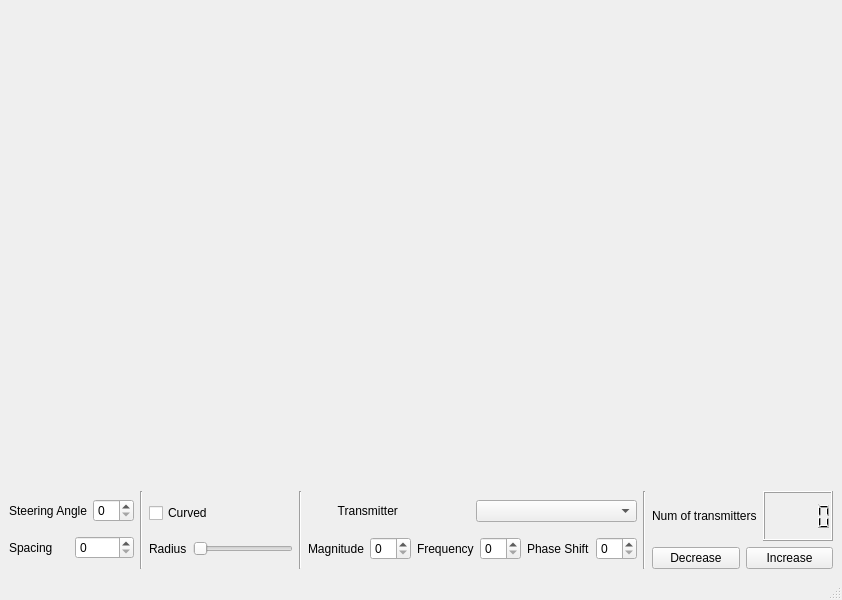
<?xml version="1.0" encoding="UTF-8"?>
<ui version="4.0">
 <class>MainWindow</class>
 <widget class="QMainWindow" name="MainWindow">
  <property name="geometry">
   <rect>
    <x>0</x>
    <y>0</y>
    <width>800</width>
    <height>600</height>
   </rect>
  </property>
  <property name="windowTitle">
   <string>MainWindow</string>
  </property>
  <widget class="QWidget" name="centralwidget">
   <property name="styleSheet">
    <string notr="true">/* General QWidget Style */
QWidget {
    background-color: #2E3440;
    color: #D8DEE9;
    font-family: &quot;Segoe UI&quot;, Arial, sans-serif;
    font-size: 12pt;
}

/* PushButtons */
QPushButton {
    background-color: #4C566A;
    color: #ECEFF4;
    border: 1px solid #81A1C1;
    border-radius: 5px;
    padding: 5px 15px;
}
QPushButton:hover {
    background-color: #81A1C1;
}
QPushButton:pressed {
    background-color: #5E81AC;
}

/* SpinBoxes */
QSpinBox {
    background-color: #3B4252;
    color: #ECEFF4;
    border: 1px solid #81A1C1;
    border-radius: 3px;
    padding: 2px;
}
QSpinBox::up-button {
    subcontrol-origin: border;
    subcontrol-position: top right;
    width: 12px;
    border-left: 1px solid #81A1C1;
}
QSpinBox::down-button {
    subcontrol-origin: border;
    subcontrol-position: bottom right;
    width: 12px;
    border-left: 1px solid #81A1C1;
}

/* Horizontal Sliders */
QSlider::groove:horizontal {
    border: 1px solid #81A1C1;
    height: 5px;
    background: #3B4252;
}
QSlider::handle:horizontal {
    background: #81A1C1;
    border: 1px solid #5E81AC;
    width: 15px;
    margin: -5px 0;
    border-radius: 5px;
}

/* Labels */
QLabel {
    color: #ECEFF4;
    font-size: 12pt;
    font-weight: bold;
}

/* CheckBoxes */
QCheckBox {
    color: #ECEFF4;
}
QCheckBox::indicator {
    width: 15px;
    height: 15px;
}
QCheckBox::indicator:unchecked {
    border: 1px solid #81A1C1;
    background-color: #2E3440;
}
QCheckBox::indicator:checked {
    background-color: #81A1C1;
    border: 1px solid #5E81AC;
}

/* ComboBoxes */
QComboBox {
    background-color: #3B4252;
    color: #ECEFF4;
    border: 1px solid #81A1C1;
    border-radius: 3px;
    padding: 3px;
}
QComboBox QAbstractItemView {
    background-color: #3B4252;
    color: #ECEFF4;
    border: 1px solid #81A1C1;
}

/* LCD Number */
QLCDNumber {
    background-color: #3B4252;
    color: #81A1C1;
    border: 2px solid #81A1C1;
    border-radius: 5px;
}

/* QPolarChart */
QPolarChart {
    background: transparent;
}
QPolarChart &gt; .chart-title {
    color: #ECEFF4;
    font-size: 14pt;
    font-weight: bold;
}
QPolarChart &gt; .axis-title {
    color: #D8DEE9;
}

/* Scrollbars */
QScrollBar:horizontal, QScrollBar:vertical {
    border: none;
    background: #2E3440;
    width: 8px;
    margin: 0px;
}
QScrollBar::handle:horizontal, QScrollBar::handle:vertical {
    background: #4C566A;
    min-width: 20px;
    min-height: 20px;
}
QScrollBar::add-line, QScrollBar::sub-line {
    background: none;
    border: none;
}
</string>
   </property>
   <layout class="QGridLayout" name="gridLayout">
    <item row="0" column="0">
     <layout class="QHBoxLayout" name="horizontalLayout">
      <item>
       <widget class="PolarChartWidget" name="BeamPatternGraph" native="true"/>
      </item>
      <item>
       <widget class="QWidget" name="WavesGraph" native="true"/>
      </item>
     </layout>
    </item>
    <item row="1" column="0">
     <layout class="QHBoxLayout" name="horizontalLayout_2">
      <item>
       <layout class="QVBoxLayout" name="verticalLayout_4">
        <item>
         <layout class="QHBoxLayout" name="horizontalLayout_11">
          <item>
           <widget class="QLabel" name="label_4">
            <property name="maximumSize">
             <size>
              <width>16777215</width>
              <height>100</height>
             </size>
            </property>
            <property name="text">
             <string>Steering Angle</string>
            </property>
           </widget>
          </item>
          <item>
           <widget class="QSpinBox" name="spinBox_7"/>
          </item>
         </layout>
        </item>
        <item>
         <layout class="QHBoxLayout" name="horizontalLayout_12">
          <item>
           <widget class="QLabel" name="label_7">
            <property name="maximumSize">
             <size>
              <width>16777215</width>
              <height>100</height>
             </size>
            </property>
            <property name="text">
             <string>Spacing</string>
            </property>
           </widget>
          </item>
          <item>
           <widget class="QSpinBox" name="spinBox_8"/>
          </item>
         </layout>
        </item>
       </layout>
      </item>
      <item>
       <widget class="Line" name="line">
        <property name="orientation">
         <enum>Qt::Vertical</enum>
        </property>
       </widget>
      </item>
      <item>
       <layout class="QVBoxLayout" name="verticalLayout_6">
        <item>
         <widget class="QCheckBox" name="checkBox">
          <property name="text">
           <string>Curved</string>
          </property>
         </widget>
        </item>
        <item>
         <layout class="QHBoxLayout" name="horizontalLayout_10">
          <item>
           <widget class="QLabel" name="label_8">
            <property name="sizePolicy">
             <sizepolicy hsizetype="Fixed" vsizetype="Preferred">
              <horstretch>0</horstretch>
              <verstretch>0</verstretch>
             </sizepolicy>
            </property>
            <property name="maximumSize">
             <size>
              <width>100</width>
              <height>100</height>
             </size>
            </property>
            <property name="text">
             <string>Radius</string>
            </property>
           </widget>
          </item>
          <item>
           <widget class="QSlider" name="horizontalSlider">
            <property name="sizePolicy">
             <sizepolicy hsizetype="Preferred" vsizetype="Fixed">
              <horstretch>0</horstretch>
              <verstretch>0</verstretch>
             </sizepolicy>
            </property>
            <property name="minimumSize">
             <size>
              <width>100</width>
              <height>0</height>
             </size>
            </property>
            <property name="orientation">
             <enum>Qt::Horizontal</enum>
            </property>
           </widget>
          </item>
         </layout>
        </item>
       </layout>
      </item>
      <item>
       <widget class="Line" name="line_2">
        <property name="orientation">
         <enum>Qt::Vertical</enum>
        </property>
       </widget>
      </item>
      <item>
       <layout class="QVBoxLayout" name="verticalLayout_7">
        <item>
         <layout class="QHBoxLayout" name="horizontalLayout_3">
          <item>
           <widget class="QLabel" name="label_5">
            <property name="maximumSize">
             <size>
              <width>16777215</width>
              <height>100</height>
             </size>
            </property>
            <property name="text">
             <string>         Transmitter</string>
            </property>
           </widget>
          </item>
          <item>
           <widget class="QComboBox" name="comboBox"/>
          </item>
         </layout>
        </item>
        <item>
         <layout class="QHBoxLayout" name="horizontalLayout_4">
          <item>
           <layout class="QHBoxLayout" name="horizontalLayout_9">
            <item>
             <widget class="QLabel" name="label_10">
              <property name="maximumSize">
               <size>
                <width>16777215</width>
                <height>100</height>
               </size>
              </property>
              <property name="text">
               <string>Magnitude</string>
              </property>
             </widget>
            </item>
            <item>
             <widget class="QSpinBox" name="spinBox_6"/>
            </item>
            <item>
             <layout class="QHBoxLayout" name="horizontalLayout_8">
              <item>
               <widget class="QLabel" name="label_9">
                <property name="maximumSize">
                 <size>
                  <width>16777215</width>
                  <height>100</height>
                 </size>
                </property>
                <property name="text">
                 <string>Frequency</string>
                </property>
               </widget>
              </item>
              <item>
               <widget class="QSpinBox" name="spinBox_5"/>
              </item>
              <item>
               <layout class="QHBoxLayout" name="horizontalLayout_6">
                <item>
                 <widget class="QLabel" name="label_3">
                  <property name="maximumSize">
                   <size>
                    <width>16777215</width>
                    <height>100</height>
                   </size>
                  </property>
                  <property name="text">
                   <string>Phase Shift</string>
                  </property>
                 </widget>
                </item>
                <item>
                 <widget class="QSpinBox" name="spinBox_4"/>
                </item>
               </layout>
              </item>
             </layout>
            </item>
           </layout>
          </item>
         </layout>
        </item>
       </layout>
      </item>
      <item>
       <widget class="Line" name="line_3">
        <property name="orientation">
         <enum>Qt::Vertical</enum>
        </property>
       </widget>
      </item>
      <item>
       <layout class="QVBoxLayout" name="verticalLayout">
        <item>
         <layout class="QHBoxLayout" name="horizontalLayout_7">
          <item>
           <widget class="QLabel" name="label">
            <property name="maximumSize">
             <size>
              <width>16777215</width>
              <height>100</height>
             </size>
            </property>
            <property name="text">
             <string>Num of transmitters</string>
            </property>
           </widget>
          </item>
          <item>
           <widget class="QLCDNumber" name="lcdNumber">
            <property name="sizePolicy">
             <sizepolicy hsizetype="Preferred" vsizetype="Preferred">
              <horstretch>0</horstretch>
              <verstretch>0</verstretch>
             </sizepolicy>
            </property>
            <property name="minimumSize">
             <size>
              <width>70</width>
              <height>0</height>
             </size>
            </property>
            <property name="maximumSize">
             <size>
              <width>5000</width>
              <height>50</height>
             </size>
            </property>
           </widget>
          </item>
         </layout>
        </item>
        <item>
         <layout class="QHBoxLayout" name="horizontalLayout_5">
          <item>
           <widget class="QPushButton" name="pushButton_2">
            <property name="text">
             <string>Decrease</string>
            </property>
           </widget>
          </item>
          <item>
           <widget class="QPushButton" name="pushButton">
            <property name="sizePolicy">
             <sizepolicy hsizetype="Minimum" vsizetype="Fixed">
              <horstretch>0</horstretch>
              <verstretch>0</verstretch>
             </sizepolicy>
            </property>
            <property name="maximumSize">
             <size>
              <width>16777215</width>
              <height>16777215</height>
             </size>
            </property>
            <property name="text">
             <string>Increase</string>
            </property>
           </widget>
          </item>
         </layout>
        </item>
       </layout>
      </item>
     </layout>
    </item>
   </layout>
  </widget>
  <widget class="QMenuBar" name="menubar">
   <property name="geometry">
    <rect>
     <x>0</x>
     <y>0</y>
     <width>800</width>
     <height>26</height>
    </rect>
   </property>
  </widget>
  <widget class="QStatusBar" name="statusbar"/>
 </widget>
 <customwidgets>
  <customwidget>
   <class>PolarChartWidget</class>
   <extends>QWidget</extends>
   <header location="global">polarchartwidget.h</header>
   <container>1</container>
  </customwidget>
 </customwidgets>
 <resources/>
 <connections/>
</ui>
